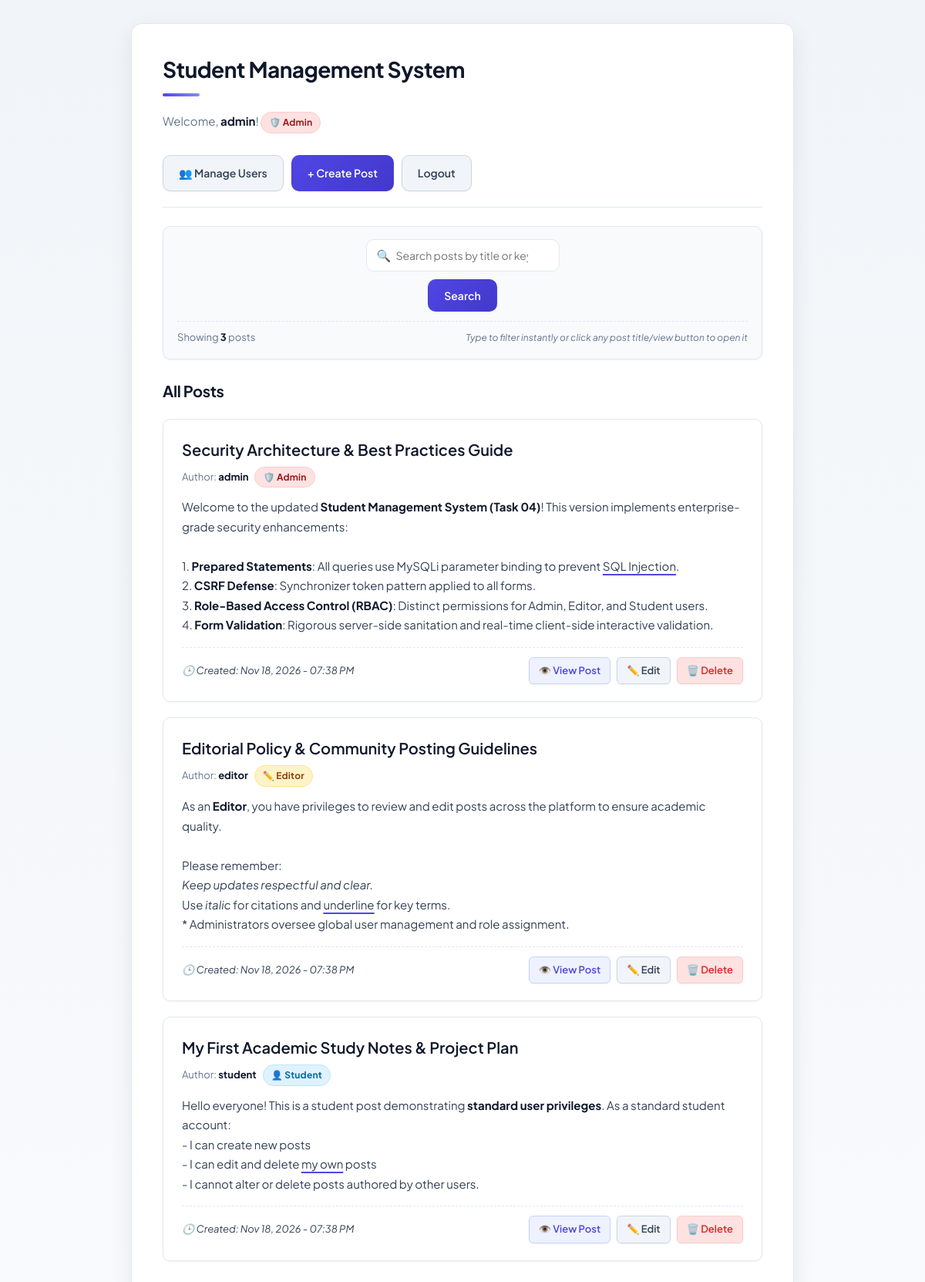
Screenshot of /posts/index.php (signed in) with the database file from the repository.
### tables this page shows
CREATE TABLE IF NOT EXISTS `posts` (
    `id` INT AUTO_INCREMENT PRIMARY KEY,
    `user_id` INT NULL,
    `title` VARCHAR(255) NOT NULL,
    `content` TEXT NOT NULL,
    `created_at` TIMESTAMP DEFAULT CURRENT_TIMESTAMP,
    CONSTRAINT `fk_posts_user` FOREIGN KEY (`user_id`) REFERENCES `users` (`id`) ON DELETE SET NULL
);

CREATE TABLE IF NOT EXISTS `users` (
    `id` INT AUTO_INCREMENT PRIMARY KEY,
    `username` VARCHAR(100) NOT NULL UNIQUE,
    `password` VARCHAR(255) NOT NULL,
    `role` ENUM('admin', 'editor', 'user') NOT NULL DEFAULT 'user',
    `created_at` TIMESTAMP DEFAULT CURRENT_TIMESTAMP
);

### posts/index.php (the view, shortened to what this page needs)
<?php
require_once "../config/database.php";
$search = isset($_GET["search"]) ? trim($_GET["search"]) : "";
if (!empty($search)) {
    $searchTerm = "%" . $search . "%";
    $stmt = $conn->prepare(
        "SELECT p.id, p.title, p.content, p.created_at, p.user_id,
                u.username AS author_name, u.role AS author_role
         FROM posts p
         LEFT JOIN users u ON p.user_id = u.id
         WHERE p.title LIKE ? OR p.content LIKE ?
         ORDER BY p.created_at DESC"
    );
    if ($stmt) {
        $stmt->bind_param("ss", $searchTerm, $searchTerm);
        $stmt->execute();
        $result = $stmt->get_result();
    }
} else {
    $stmt = $conn->prepare(
        "SELECT p.id, p.title, p.content, p.created_at, p.user_id,
                u.username AS author_name, u.role AS author_role
         FROM posts p
         LEFT JOIN users u ON p.user_id = u.id
         ORDER BY p.created_at DESC"
    );
    if ($stmt) {
        $stmt->execute();
        $result = $stmt->get_result();
    }
}
$posts = [];
if (isset($result) && $result && $result->num_rows > 0) {
    while ($row = $result->fetch_assoc()) {
        $posts[] = $row;
    }
}
$totalCount = count($posts);
if (!function_exists('formatPostContent')) {
    function formatPostContent($text) {
        $escaped = htmlspecialchars($text, ENT_QUOTES, 'UTF-8');
        $escaped = preg_replace('/\[b\](.*?)\[\/b\]/is', '<strong>$1</strong>', $escaped);
        $escaped = preg_replace('/\[i\](.*?)\[\/i\]/is', '<em>$1</em>', $escaped);
        $escaped = preg_replace('/\[u\](.*?)\[\/u\]/is', '<u>$1</u>', $escaped);
        $escaped = preg_replace('/\*\*(.*?)\*\*/s', '<strong>$1</strong>', $escaped);
        $escaped = preg_replace('/(?<!\*)\*(?!\*)(.*?)(?<!\*)\*(?!\*)/s', '<em>$1</em>', $escaped);
        $escaped = preg_replace('/__(.*?)__/s', '<u>$1</u>', $escaped);
        return nl2br($escaped);
    }
}
?>
<!DOCTYPE html>
<html lang="en">
<head>
    <link rel="stylesheet" href="../style.css">
</head>
<body>
<div class="container">
    <div class="header-bar">
        <div>
            <h1>Student Management System</h1>
            <p class="header-user">
                Welcome, <strong><?php echo htmlspecialchars(current_user_name(), ENT_QUOTES, 'UTF-8'); ?></strong>!
                <?php echo render_role_badge(current_user_role()); ?>
            </p>
        </div>
        <div class="nav-actions">
            <?php if (is_admin()): ?>
                <a href="../admin/users.php" class="btn btn-secondary">👥 Manage Users</a>
            <?php endif; ?>
            <a href="create.php" class="btn btn-primary">+ Create Post</a>
            <a href="../auth/logout.php" class="btn btn-secondary">Logout</a>
        </div>
    </div>
    <div class="search-section">
        <form method="GET" action="index.php" class="search-form" id="searchForm">
            <div class="search-input-wrapper">
                <span class="search-icon">🔍</span>
                <input
                    type="text"
                    id="searchInput"
                    name="search"
                    class="search-input"
                    placeholder="Search posts by title or keyword..."
                    value="<?php echo htmlspecialchars($search, ENT_QUOTES, 'UTF-8'); ?>"
                    autocomplete="off"
                >
            </div>
            <button type="submit" class="btn btn-primary">Search</button>
        </form>
        <div class="search-info-bar">
            <div id="searchCounter">
                <?php if (!empty($search)): ?>
                    Showing results for <span class="search-badge">🔍 "<?php echo htmlspecialchars($search, ENT_QUOTES, 'UTF-8'); ?>"</span> &mdash; <strong><?php echo $totalCount; ?></strong> <?php echo $totalCount === 1 ? 'post' : 'posts'; ?> found
                    <a href="index.php" class="search-badge-clear" title="View all posts">(View all)</a>
                <?php else: ?>
                    <span>Showing <strong><?php echo $totalCount; ?></strong> <?php echo $totalCount === 1 ? 'post' : 'posts'; ?></span>
                <?php endif; ?>
            </div>
            <span class="toolbar-hint" style="margin-left: 0;">Type to filter instantly or click any post title/view button to open it</span>
        </div>
    </div>
    <h2>All Posts</h2>
    <div id="postsList">
        <?php if ($totalCount > 0): ?>
            <?php foreach ($posts as $post): ?>
                <article class="post-card" data-post-id="<?php echo (int)$post["id"]; ?>" data-title="<?php echo htmlspecialchars(strtolower($post["title"]), ENT_QUOTES, 'UTF-8'); ?>" data-content="<?php echo htmlspecialchars(strtolower(strip_tags($post["content"])), ENT_QUOTES, 'UTF-8'); ?>">
                    <div class="article-header">
                        <div>
                            <h3 class="article-title">
                                <a href="view.php?id=<?php echo (int)$post["id"]; ?>" class="post-title-link" title="Click to view this post">
                                    <?php echo !empty($search) ? highlightKeyword($post["title"], $search) : htmlspecialchars($post["title"], ENT_QUOTES, 'UTF-8'); ?>
                                </a>
                            </h3>
                            <div style="margin-top: 6px; display: flex; align-items: center; gap: 8px; flex-wrap: wrap;">
                                <small class="meta" style="font-style: normal;">
                                    Author: <strong><?php echo htmlspecialchars($post["author_name"] ?? "Anonymous", ENT_QUOTES, 'UTF-8'); ?></strong>
                                </small>
                                <?php echo render_role_badge($post["author_role"] ?? "user"); ?>
                            </div>
                        </div>
                    </div>
                    <div class="article-body">
                        <?php echo formatPostContent($post["content"]); ?>
                    </div>
                    <div class="article-footer">
                        <small class="meta">
                            🕒 <em>Created: <?php echo date("M d, Y - h:i A", strtotime($post["created_at"])); ?></em>
                        </small>
                        <div class="article-actions">
                            <a href="view.php?id=<?php echo (int)$post["id"]; ?>" class="btn btn-view btn-sm" title="Open and read this post">
                                👁️ View Post
                            </a>
                            <?php if (can_edit_post($post)): ?>
                                <a href="edit.php?id=<?php echo (int)$post["id"]; ?>" class="btn btn-secondary btn-sm">
                                    ✏️ Edit
                                </a>
                            <?php endif; ?>
                            <?php if (can_delete_post($post)): ?>
                                <a href="delete.php?id=<?php echo (int)$post["id"]; ?>" class="btn btn-danger btn-sm">
                                    🗑️ Delete
                                </a>
                            <?php endif; ?>
                        </div>
                    </div>
                </article>
            <?php endforeach; ?>
        <?php endif; ?>
    </div>
</div>
</body>
</html>

### config/security.php (shortened to what this page needs)
<?php
function is_logged_in(): bool {
    return isset($_SESSION['user_id']) && !empty($_SESSION['user_id']);
}
function current_user_name(): string {
    return $_SESSION['username'] ?? '';
}
function current_user_role(): string {
    return $_SESSION['role'] ?? 'guest';
}
function is_admin(): bool {
    return current_user_role() === 'admin';
}
function can_edit_post($post): bool {
    if (is_admin() || is_editor()) {
        return true;
    }
    $postAuthorId = is_array($post) ? ($post['user_id'] ?? null) : null;
    return $postAuthorId !== null && (int)$postAuthorId === current_user_id();
}
function can_delete_post($post): bool {
    if (is_admin()) {
        return true;
    }
    $postAuthorId = is_array($post) ? ($post['user_id'] ?? null) : null;
    return $postAuthorId !== null && (int)$postAuthorId === current_user_id();
}
function render_role_badge(?string $role): string {
    $role = strtolower($role ?? 'user');
    switch ($role) {
        case 'admin':
            return '<span class="role-badge role-admin">🛡️ Admin</span>';
        case 'editor':
            return '<span class="role-badge role-editor">✏️ Editor</span>';
        case 'user':
        default:
            return '<span class="role-badge role-user">👤 Student</span>';
    }
}
    ?>

### rows the page displays
posts: title "Security Architecture & Best Practices Guide", user.username "admin", shows "🛡️ Admin", content "Welcome to the updated Student Management System (Task 04) ! This version implements enterprise-grade security enhancements: 1. Prepared Statements : All queries use MySQLi parameter binding to prevent SQL Injection . 2. CSRF Defense : Synchronizer token pattern applied to all forms. 3. Role-Based Access Control (RBAC) : Distinct permissions for Admin, Editor, and Student users. 4. Form Validation : Rigorous server-side sanitation and real-time client-side interactive validation.", created_at "Nov 18, 2026 - 07:38 PM"
posts: title "Editorial Policy & Community Posting Guidelines", user.username "editor", shows "✏️ Editor", content "As an Editor , you have privileges to review and edit posts across the platform to ensure academic quality. Please remember: Keep updates respectful and clear. Use italic for citations and underline for key terms. * Administrators oversee global user management and role assignment.", created_at "Nov 18, 2026 - 07:38 PM"
posts: title "My First Academic Study Notes & Project Plan", user.username "student", shows "👤 Student", content "Hello everyone! This is a student post demonstrating standard user privileges . As a standard student account: - I can create new posts - I can edit and delete my own posts - I cannot alter or delete posts authored by other users.", created_at "Nov 18, 2026 - 07:38 PM"

### other values shown
current_user_name() "admin"
$totalCount "3"
